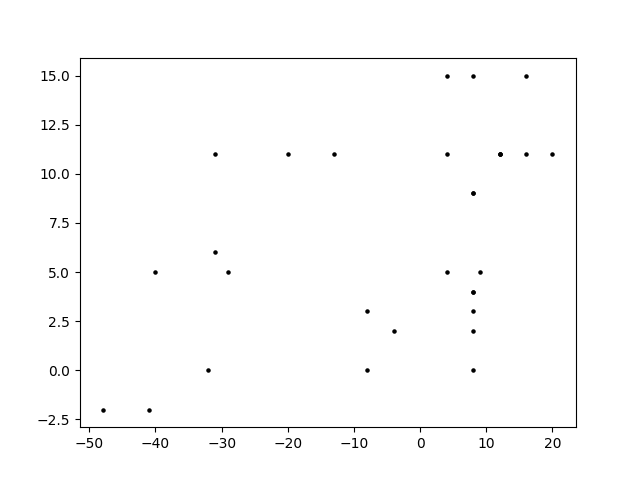

Recreate this plot in Python.
# -*- coding: utf-8 -*-
"""
Created on Mon Apr 23 16:22:12 2018

@author: Kerri-Ann Norton
Threshold Clustering
"""
from matplotlib import pyplot

from random import randint, sample

from numpy import array, cov, diag, dot, linalg, ones
from numpy import outer, random, sqrt, vstack, zeros


def euclideanDist(vectorA, vectorB):

  diff = vectorA-vectorB

  return sqrt(dot(diff,diff))


def findNeighbours(data, distFunc, threshold):

  neighbourDict = {}

  n = len(data)
  for i in range(n):
    neighbourDict[i] = []

  for i in range(0,n-1):
    for j in range(i+1,n):
      dist = distFunc(data[i], data[j])

      if dist < threshold:
        neighbourDict[i].append(j)
        neighbourDict[j].append(i)

  return neighbourDict


def simpleCluster(data, threshold, distFunc=euclideanDist):

  neighbourDict = findNeighbours(data, distFunc, threshold)

  clusters = []
  pool = set(range(len(data)))

  while pool:
    i = pool.pop()
    neighbours = neighbourDict[i]
    cluster = set()
    cluster.add(i)

    pool2 = set(neighbours)
    while pool2:
      j = pool2.pop()

      if j in pool:
        pool.remove(j)
        cluster.add(j)
        neighbours2 = neighbourDict[j]
        pool2.update(neighbours2)

    clusters.append(cluster)

  clusterData = []
  for cluster in clusters:
    clusterData.append( [data[i] for i in cluster] )

  return clusterData


def thresh_main(data1, data2, data3):


  print("\nSimple associative clustering\n")

  spread = 0.12
  sizeDims = (100,2)
  data = [data1,
          data2,
          data3]

  data = vstack(data)
  random.shuffle(data) # Randomise order

  clusters = simpleCluster(data, 0.5)

  colors = ['#F2C1B6','#A0B9A2','#F0A050',
            '#C0F0A0','#80A0B0','#B0A0C0']

  markers = ['d','o','s','>','^']

  i = 0
  for cluster in clusters:
     allX, allY = zip(*cluster)

     if len(cluster) > 3:
       color = colors[i % len(colors)]
       marker = markers[i % len(markers)]
       pyplot.scatter(allX, allY, s=30, c=color, marker=marker)
       i += 1

     else:
       pyplot.scatter(allX, allY, s=5, c='black', marker='o')

  pyplot.show()
